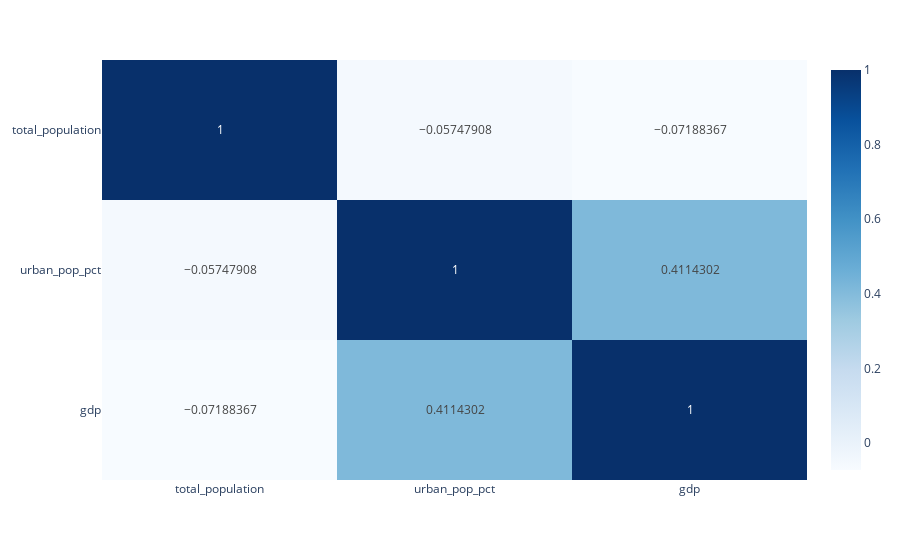

The notebook cell this image was saved under:
### Code cell
# Visualizing the Pearson correlation matrix using a heatmap
# The heatmap provides an easy-to-interpret color-coded view of the correlation values between total population, urban population percentage, and GDP
corr_fig = px.imshow(corr, text_auto=True, aspect="auto", color_continuous_scale='Blues')

# Displaying the heatmap
corr_fig.show()

### Figure 1 — Plotly figure (JSON) as saved in the notebook; plotly's stock layout.template omitted (floating-point values rounded to 4 significant figures)
{"data": [{"coloraxis": "coloraxis", "hovertemplate": "x: %{x}<br>y: %{y}<br>color: %{z}<extra></extra>", "name": "0", "texttemplate": "%{z}", "type": "heatmap", "x": ["total_population", "urban_pop_pct", "gdp"], "xaxis": "x", "y": ["total_population", "urban_pop_pct", "gdp"], "yaxis": "y", "z": [[1, -0.05748, -0.07188], [-0.05748, 1, 0.4114], [-0.07188, 0.4114, 1]]}], "layout": {"autosize": true, "coloraxis": {"colorscale": [[0, "rgb(247,251,255)"], [0.125, "rgb(222,235,247)"], [0.25, "rgb(198,219,239)"], [0.375, "rgb(158,202,225)"], [0.5, "rgb(107,174,214)"], [0.625, "rgb(66,146,198)"], [0.75, "rgb(33,113,181)"], [0.875, "rgb(8,81,156)"], [1, "rgb(8,48,107)"]]}, "margin": {"t": 60}, "xaxis": {"anchor": "y", "autorange": true, "domain": [0, 1], "range": [-0.5, 2.5], "type": "category"}, "yaxis": {"anchor": "x", "autorange": true, "domain": [0, 1], "range": [2.5, -0.5], "type": "category"}}}
